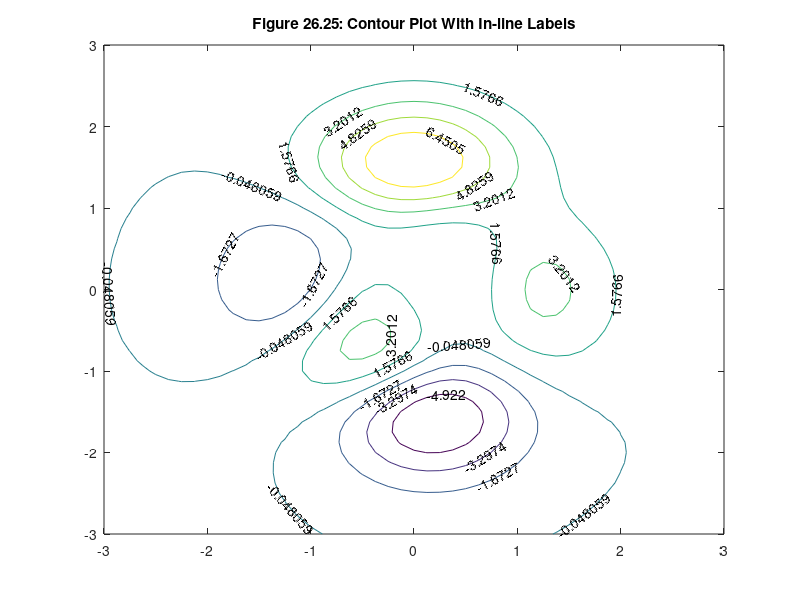

Write the MATLAB code that produced this figure.
[X,Y,Z] = peaks;
[C,h] = contour(X,Y,Z,8); % ask for fewer contours
clabel(C,h)
title('Figure 26.25: Contour Plot With In-line Labels')
